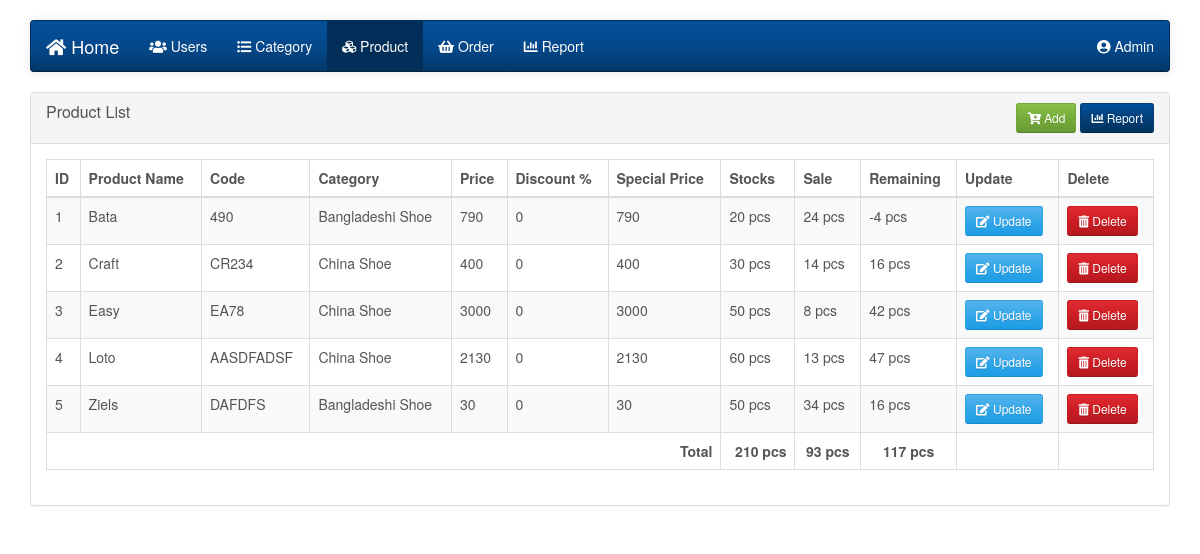
/product.php (signed in), run on the app's committed database.
### tables this page shows
CREATE TABLE `product` (
  `product_id` int(11) NOT NULL,
  `category_id` int(11) NOT NULL,
  `brand_id` int(11) NOT NULL,
  `product_name` varchar(300) NOT NULL,
  `product_description` text NOT NULL,
  `product_quantity` int(11) NOT NULL,
  `product_unit` varchar(150) NOT NULL,
  `product_base_price` double(10,2) NOT NULL,
  `product_tax` decimal(4,2) NOT NULL,
  `product_minimum_order` double(10,2) NOT NULL,
  `product_enter_by` int(11) NOT NULL,
  `product_status` enum('active','inactive') NOT NULL,
  `product_date` date NOT NULL,
  `product_code` varchar(255) DEFAULT NULL,
  `product_stocks` int(11) NOT NULL DEFAULT 0,
  `product_returns` int(11) NOT NULL DEFAULT 0,
  `discount` int(11) NOT NULL DEFAULT 0,
  `product_price` int(11) NOT NULL DEFAULT 0,
  `special_price` int(11) NOT NULL DEFAULT 0,
  `category` varchar(255) DEFAULT NULL
);

### product.php (the view, shortened to what this page needs)
<?php
include('function.php');
include('header.php');
?>
		<div class="row">
			<div class="col-lg-12">
				<div class="panel panel-default">
                    <div class="panel-heading">
                    	<div class="row">
                            <div class="col-lg-10 col-md-10 col-sm-8 col-xs-6">
                            	<h3 class="panel-title">Product List</h3>
                            </div>
                            <div class="col-lg-2 col-md-2 col-sm-4 col-xs-6" align='right'>
                                <button type="button" name="add" id="add_product" class="btn btn-success btn-sm"><i class="fas fa-cart-plus"></i> Add</button>
                                <a class="btn btn-info btn-sm" href="product_report.php"><i class="fas fa-chart-bar"></i> Report</a>
                            </div>
                        </div>
                    </div>
                    <div class="panel-body">
                        <div class="row">
                            <div class="col-sm-12 table-responsive">
                                <table id="product_data" class="table table-bordered table-striped">
                                    <thead><tr>
                                        <th>ID</th>
                                        <th>Product Name</th>
                                        <th>Code</th>
                                        <th>Category</th>
                                        <th>Price</th>
                                        <th>Discount %</th>
                                        <th>Special Price</th>
                                        <th>Stocks</th>
                                        <th>Sale</th>
                                        <th>Remaining</th>
                                        <th>Update</th>
                                        <th>Delete</th>
                                    </tr></thead>
                                    <tbody>
                                    <?php
                                    $fetch_purchase_item_query = 'SELECT * FROM product ORDER BY product_name';
                                    $Execute = mysqli_query($conn, $fetch_purchase_item_query);
                                        $serial = 0;
                                    while ($row = mysqli_fetch_assoc($Execute)) {
                                        $serial = $serial + 1;
                                        $productId = $row['product_id'];
                                        $productName = $row['product_name'];
                                        $productCode = $row['product_code'];
                                        $productStocks = $row['product_stocks'];
                                        $productPrice = $row['product_price'];
                                        $discount = $row['discount'];
                                        $special_price = $row['special_price'];
                                        $productCategory = $row['category'];
                                    $query = "SELECT SUM(quantity) AS Quantity FROM inventory_order_product WHERE product_code = '$productCode' AND sale_status=1";
                                    $result = mysqli_query($conn, $query);
                                    while($data = mysqli_fetch_assoc($result)){
                                           $sale_quantity = $data['Quantity'];
                                     ?>
                                    <tr>
                                    <td><?php  echo $serial; ?></td>
                                    <td><?php  echo $productName; ?></td>
                                    <td><?php  echo $productCode; ?></td>
                                    <td><?php  echo $productCategory; ?></td>
                                    <td><?php  echo $productPrice; ?></td>
                                    <td><?php  echo $discount; ?></td>
                                    <td><?php  echo $special_price; ?></td>
                                    <td><?php  echo $productStocks.' pcs'; ?></td>
                                    <td><?php  echo $sale_quantity.' pcs'; ?></td>
                                    <td><?php  echo $productStocks-$sale_quantity.' pcs'; ?></td>
                                    <td><button id="<?php echo $productId; ?>" name="update_product" class="btn btn-sm btn-primary update_product"><i class="fas fa-edit"></i> Update</button>
                                            </td>
                                     <td><button id="<?php echo $productId; ?>"  name="delete" class="btn btn-sm btn-danger delete_product" > <i class="fas fa-trash-alt"></i> Delete</button></td>
                                            </tr>
                                        <?php
                                        }    }
                                        ?>
                                            </tbody>
                                    <tfoot>
                                        <?php
                                        $query2 = "SELECT SUM(product_stocks) AS total_product_stock, SUM(product_returns) AS total_return FROM product";
                                        $query3 = "SELECT SUM(quantity) AS total_sale_quantity FROM inventory_order_product";
                                        $result2 = mysqli_query($conn, $query2);
                                        $result3 = mysqli_query($conn, $query3);
                                            while ($row = mysqli_fetch_array($result2)) {
                                                $row2 = mysqli_fetch_array($result3)
                                             ?>
                                                       <tr>
                                                            <td class="text-right" colspan="7"><strong>Total</strong></td>
                                                            <td class="text-right"><strong> <?php echo $row['total_product_stock']; ?> pcs</strong></td>
                                                            <td class="text-center"><strong> <?php echo $row2['total_sale_quantity'] ; ?> pcs</strong></td>
                                                            <td class="text-center"><strong> <?php echo $row['total_product_stock']-$row2['total_sale_quantity'] ; ?> pcs</strong></td>
                                                            <td></td>
                                                            <td></td>
                                                       </tr>
                                          <?php
                                            }
                                        ?>
                                    </tfoot>
                                </table>
                            </div>
                        </div>
                    </div>
			    </div>
		    </div>
        </div>

### data on the page
product: product_name "Bata", product_code "490", category "Bangladeshi Shoe", product_price "790", discount "0", special_price "790", product_stocks "20", sale_quantity "24", sale_quantity "-4"
product: product_name "Craft", product_code "CR234", category "China Shoe", product_price "400", discount "0", special_price "400", product_stocks "30", sale_quantity "14", sale_quantity "16"
product: product_name "Easy", product_code "EA78", category "China Shoe", product_price "3000", discount "0", special_price "3000", product_stocks "50", sale_quantity "8", sale_quantity "42"
product: product_name "Loto", product_code "AASDFADSF", category "China Shoe", product_price "2130", discount "0", special_price "2130", product_stocks "60", sale_quantity "13", sale_quantity "47"
product: product_name "Ziels", product_code "DAFDFS", category "Bangladeshi Shoe", product_price "30", discount "0", special_price "30", product_stocks "50", sale_quantity "34", sale_quantity "16"

### other printed values
$_SESSION["user_name"] "Admin"
$row['total_product_stock'] "210"
$row2['total_sale_quantity'] "93"
$row['total_product_stock']-$row2['total_sale_quantity'] "117"
